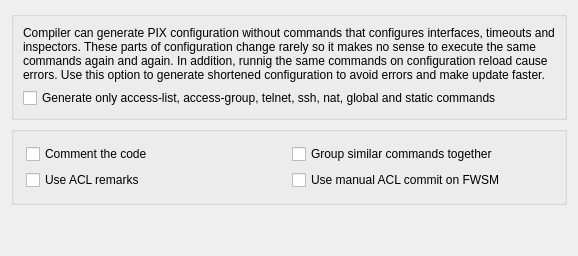
     <widget class="QWidget" name="tab_2">
      <attribute name="title">
       <string>Script (additional)</string>
      </attribute>
      <layout class="QVBoxLayout" name="verticalLayout">
       <item>
        <widget class="QGroupBox" name="groupBox">
         <property name="title">
          <string/>
         </property>
         <layout class="QGridLayout" name="pixAdvanced_gridLayout_13">
          <item row="0" column="0">
           <widget class="QLabel" name="label_4">
            <property name="text">
             <string>Compiler can generate PIX configuration without commands that configures interfaces, timeouts and inspectors. These parts of configuration change rarely so it makes no sense to execute the same commands again and again. In addition, runnig the same commands on configuration reload cause errors. Use this option to generate shortened configuration to avoid errors and make update faster.</string>
            </property>
            <property name="wordWrap">
             <bool>true</bool>
            </property>
           </widget>
          </item>
          <item row="1" column="0">
           <widget class="QCheckBox" name="short_script">
            <property name="text">
             <string>Generate only access-list, access-group, telnet, ssh, nat, global and static commands</string>
            </property>
           </widget>
          </item>
         </layout>
        </widget>
       </item>
       <item>
        <widget class="QGroupBox" name="frame170">
         <property name="sizePolicy">
          <sizepolicy hsizetype="Expanding" vsizetype="Minimum">
           <horstretch>0</horstretch>
           <verstretch>0</verstretch>
          </sizepolicy>
         </property>
         <property name="title">
          <string/>
         </property>
         <layout class="QGridLayout" name="_3">
          <property name="margin">
           <number>12</number>
          </property>
          <item row="0" column="0">
           <widget class="QCheckBox" name="pix_include_comments">
            <property name="toolTip">
             <string>Insert comments into generated PIX configuration file</string>
            </property>
            <property name="text">
             <string>Comment the code</string>
            </property>
           </widget>
          </item>
          <item row="1" column="0">
           <widget class="QCheckBox" name="pix_use_acl_remarks">
            <property name="toolTip">
             <string>Use ACL remarks to relate ACL commands and policy rules in the GUI</string>
            </property>
            <property name="text">
             <string>Use ACL remarks</string>
            </property>
           </widget>
          </item>
          <item row="0" column="1">
           <widget class="QCheckBox" name="pix_regroup_commands">
            <property name="toolTip">
             <string>Group PIX commands in the script so that similar commands appear next to each other, just like PIX does it when you use 'show config'</string>
            </property>
            <property name="text">
             <string>Group similar commands together</string>
            </property>
           </widget>
          </item>
          <item row="1" column="1">
           <widget class="QCheckBox" name="pix_use_manual_commit">
            <property name="text">
             <string>Use manual ACL commit on FWSM</string>
            </property>
           </widget>
          </item>
         </layout>
        </widget>
       </item>
       <item>
        <spacer name="verticalSpacer_3">
         <property name="orientation">
          <enum>Qt::Vertical</enum>
         </property>
         <property name="sizeHint" stdset="0">
          <size>
           <width>20</width>
           <height>40</height>
          </size>
         </property>
        </spacer>
       </item>
      </layout>
     </widget>
